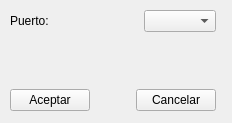
<?xml version="1.0" encoding="UTF-8"?>
<ui version="4.0">
 <class>portselect</class>
 <widget class="QWidget" name="portselect">
  <property name="geometry">
   <rect>
    <x>0</x>
    <y>0</y>
    <width>232</width>
    <height>123</height>
   </rect>
  </property>
  <property name="windowTitle">
   <string>Form</string>
  </property>
  <widget class="QWidget" name="layoutWidget">
   <property name="geometry">
    <rect>
     <x>10</x>
     <y>10</y>
     <width>206</width>
     <height>101</height>
    </rect>
   </property>
   <layout class="QVBoxLayout" name="verticalLayout">
    <item>
     <layout class="QHBoxLayout" name="horizontalLayout_2">
      <item>
       <widget class="QLabel" name="label">
        <property name="text">
         <string>Puerto:</string>
        </property>
       </widget>
      </item>
      <item>
       <spacer name="horizontalSpacer">
        <property name="orientation">
         <enum>Qt::Horizontal</enum>
        </property>
        <property name="sizeHint" stdset="0">
         <size>
          <width>40</width>
          <height>20</height>
         </size>
        </property>
       </spacer>
      </item>
      <item>
       <widget class="QComboBox" name="cmbPuertos"/>
      </item>
     </layout>
    </item>
    <item>
     <spacer name="verticalSpacer">
      <property name="orientation">
       <enum>Qt::Vertical</enum>
      </property>
      <property name="sizeHint" stdset="0">
       <size>
        <width>20</width>
        <height>40</height>
       </size>
      </property>
     </spacer>
    </item>
    <item>
     <layout class="QHBoxLayout" name="horizontalLayout">
      <item>
       <widget class="QPushButton" name="pb_aceptar">
        <property name="text">
         <string>Aceptar</string>
        </property>
       </widget>
      </item>
      <item>
       <spacer name="horizontalSpacer_2">
        <property name="orientation">
         <enum>Qt::Horizontal</enum>
        </property>
        <property name="sizeHint" stdset="0">
         <size>
          <width>40</width>
          <height>20</height>
         </size>
        </property>
       </spacer>
      </item>
      <item>
       <widget class="QPushButton" name="pb_cancelar">
        <property name="text">
         <string>Cancelar</string>
        </property>
       </widget>
      </item>
     </layout>
    </item>
   </layout>
  </widget>
 </widget>
 <resources/>
 <connections>
  <connection>
   <sender>pb_cancelar</sender>
   <signal>clicked()</signal>
   <receiver>portselect</receiver>
   <slot>close()</slot>
   <hints>
    <hint type="sourcelabel">
     <x>176</x>
     <y>97</y>
    </hint>
    <hint type="destinationlabel">
     <x>115</x>
     <y>61</y>
    </hint>
   </hints>
  </connection>
 </connections>
</ui>
